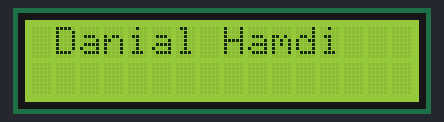
Simulated run of this sketch. Board: Arduino Uno, built with avr-gcc and run on an emulated ATmega328P. Parts: 16×2 character LCD.

Above: at 1.1 s.
At 2.1 s:
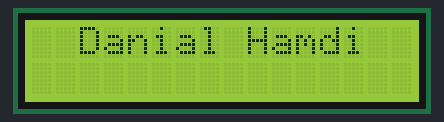
At 3.1 s:
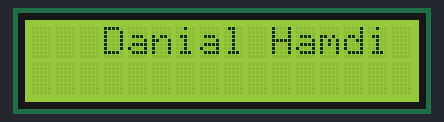
At 5.1 s:
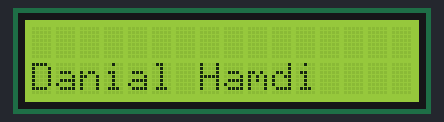
At 7.1 s:
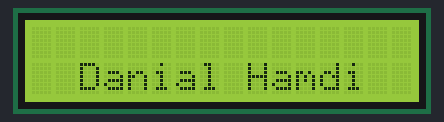
At 10.1 s:
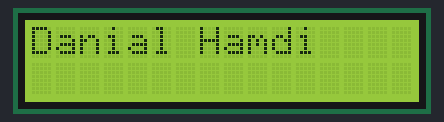

The sketch:

Q1.ino
```cpp
#include <LiquidCrystal.h>

#define RS_PIN 13
#define EN_PIN 12
#define D4_PIN 11
#define D5_PIN 10
#define D6_PIN 9
#define D7_PIN 8


LiquidCrystal lcd(RS_PIN, EN_PIN, D4_PIN, D5_PIN, D6_PIN, D7_PIN);

int cursorX = 0;
int cursorY = 0;

void setup() {
  // put your setup code here, to run once:
  lcd.begin(16, 2);
  lcd.clear();

  lcd.setCursor(cursorX, cursorY);

  lcd.print("Danial Hamdi");
  delay(1000);
}

void loop() {
  // put your main code here, to run repeatedly:

  lcd.scrollDisplayRight();
  cursorX++;

  if (cursorX == 5){
    cursorX = 0;
    cursorY++;
    lcd.clear();
    lcd.setCursor(cursorX, cursorY % 2);
    lcd.print("Danial Hamdi");
  }
  delay(1000);
}
```

Measured:
- by itself, everything shown: repeats every 10.0 s, in 10 steps
- what the display in image 0 shows lasts 1.0 s, from 1.1 s to 2.1 s
